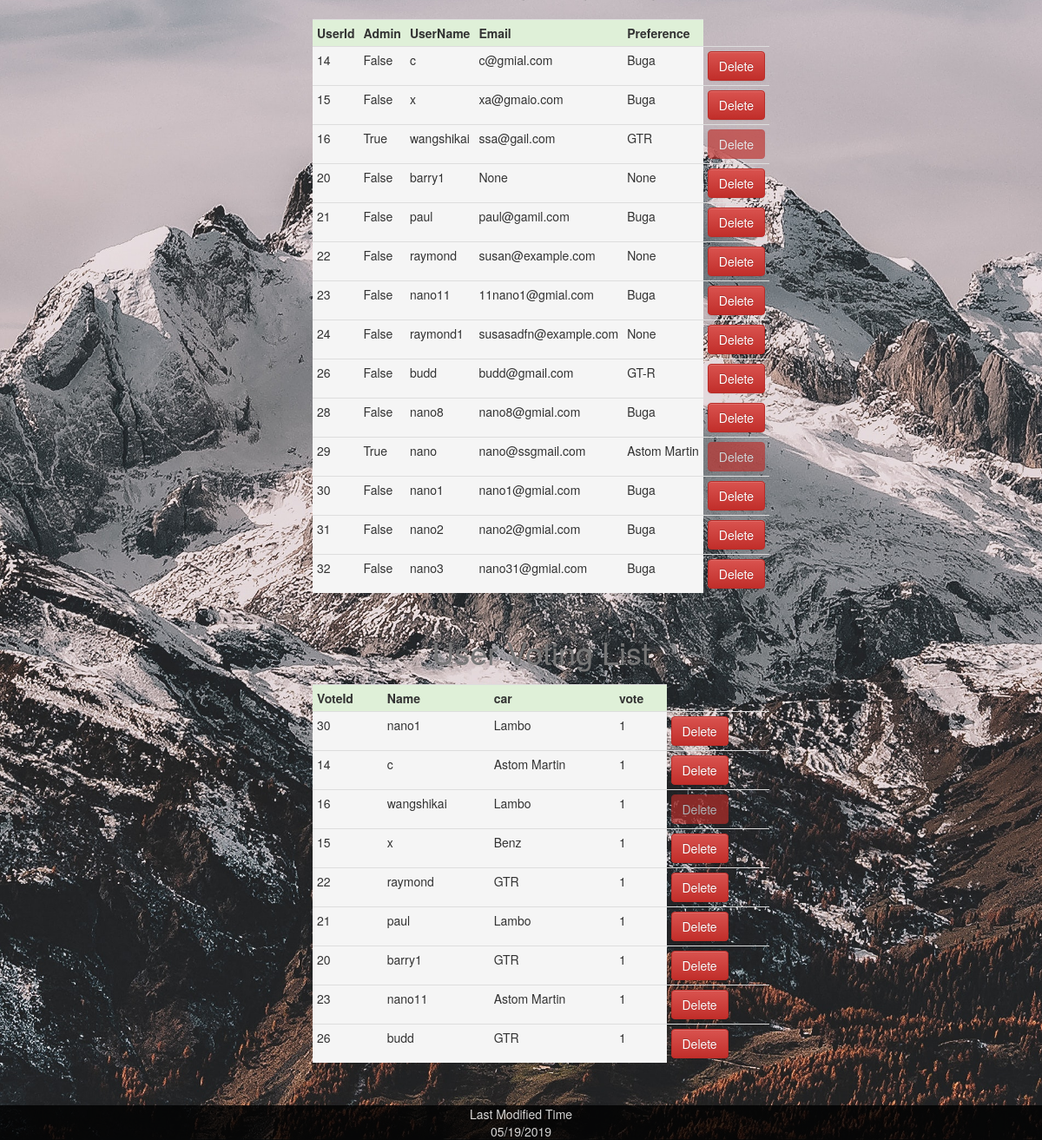
Page /hoster (signed in, lower part) on the earlier database version.
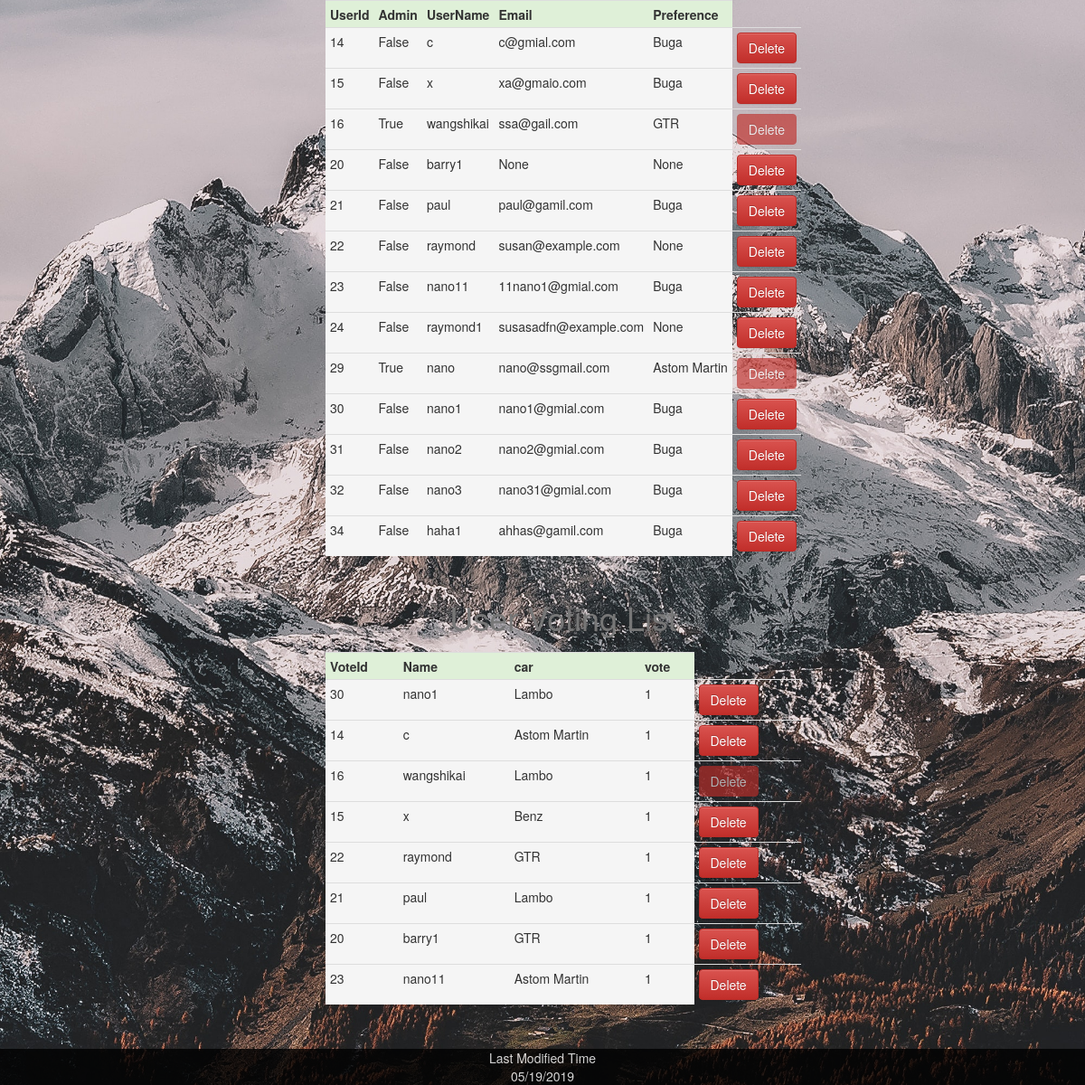
Same page on the later database version.
### app/models.py (models this page shows, shortened)
class User(UserMixin, db.Model):
    id = db.Column(db.Integer, primary_key=True)
    username = db.Column(db.String(64), index=True, unique=True)
    email = db.Column(db.String(120), index=True, unique=True)
    admin = db.Column(db.Boolean, default=False, nullable=False)
    preference = db.Column(db.String(320))
    password_hash = db.Column(db.String(128))
    record_id = relationship("Record", backref="user", lazy="dynamic")
    choice_id = relationship("Choice", backref="user", lazy="dynamic")
    def __repr__(self):
        return '{}'.format(self.username)

class Choice(db.Model):
    id = db.Column(db.Integer, primary_key=True)
    chooseSeries = db.Column(db.String, db.ForeignKey('brand.carSeries'))
    vote = db.Column(db.Integer, default=False, nullable=False)
    UserId = db.Column(db.Integer, db.ForeignKey('user.id'), unique=True)

### app/routes.py (the view)
@app.route('/hoster')
@login_required
def hoster():
    if current_user.admin == True:
        users = User.query.all()
        choose = db.session.query(Choice).join(User)
        name = db.session.query(User).join(Choice)
        return render_template('admin.html', users=users, choose=choose, name=name)
    else:
        flash("Can't not access admin page directly")
        return redirect(url_for('index'))

### app/models.py (called while the page is built)
@login.user_loader
def load_user(id):
    return User.query.get(int(id))

### app/routes.py (called while the page is built)
@app.context_processor
def override_url_for():
    return dict(url_for=dated_url_for)

def dated_url_for(endpoint, **values):
    if endpoint == 'static':
        filename = values.get('filename', None)
        if filename:
            file_path = os.path.join(app.root_path,
                                     endpoint, filename)
            values['q'] = int(os.stat(file_path).st_mtime)
    return url_for(endpoint, **values)

### app/templates/admin.html (shortened to what this page needs)
{% extends "base.html" %}
{% block content %}
<div class="info">
<table class="table table-condensed">
        <caption style="text-align: center"><h1>User Information</h1></caption>
    <tr>
        <th class="success">UserId</th>
        <th class="success">Admin</th>
        <th class="success">UserName</th>
        <th class="success">Email</th>
        <th class="success">Preference</th>
    </tr>
    <tr>
            {% for user in users %}
            <tr>
                <td class="active">{{user.id}}</td>
                <td class="active">{{user.admin}}</td>
                <td class="active">{{user.username}}</td>
                <td  class="active">{{user.email}}</td>
                <td  class="active">{{user.preference}}</td>
                <form action="{{url_for('delete_user', id=user.id )}}" method="post" >
                {% if user.admin==True %}
                <td><button type="submit"  class="btn btn-danger" value="Delete" disabled>Delete</button></td>
                {% else %}
                <td><button type="submit"  class="btn btn-danger" value="Delete" >Delete</button></td>
                {% endif %}
            </form>
            </tr>
            {% endfor %}
    </tr>
</table>
<table class="table table-condensed">
    <caption style="text-align: center"><h1>User Voting List</h1></caption>
    <tr>
        <th class="success">VoteId</th>
        <th class="success">Name</th>
        <th class="success">car</th>
        <th class="success">vote</th>
    </tr>
    <tr>
            {% for c in choose %}
            <tr>
                <td class="active">{{c.UserId}}</td>
                <td class="active">{{c.user.username}}</td>
                <td class="active">{{c.chooseSeries}}</td>
                <td class="active">{{c.vote}}</td>
                <form action="{{url_for('delete_user', id=c.UserId )}}" method="post" >
                {% if c.user.admin==True %}
                <td><button type="submit"  class="btn btn-danger" value="Delete" disabled>Delete</button></td>
                {% else %}
                <td><button type="submit"  class="btn btn-danger" value="Delete" >Delete</button></td>
                {% endif %}
            </form>
            </tr>
            {% endfor %}
    </tr>
</table>
<br>
<br>
<br>
<br>
</div>
{% endblock %}

### app/templates/base.html (shortened to what this page needs)
<!DOCTYPE html>
<html lang="en">
    <head>
        <link rel="stylesheet" type="text/css" href="{{ url_for('static', filename='style.css' )  }}">
        <link rel="stylesheet" href="https://maxcdn.bootstrapcdn.com/bootstrap/3.3.7/css/bootstrap.min.css" >
        <link rel="stylesheet" href="https://maxcdn.bootstrapcdn.com/bootstrap/3.3.7/css/bootstrap-theme.min.css">
        <link href="https://stackpath.bootstrapcdn.com/font-awesome/4.7.0/css/font-awesome.min.css" rel="stylesheet">
    </head>
    <body>
        {% block content %}{% endblock %}
    </body>
    <footer>
    </footer>
</html>

### app/static/style.css (style rules this page uses)
body { background: url('Photo/mountain.jpg'); background-repeat: no-repeat; background-size: cover; height: 100%; background-attachment: fixed; margin: 0; padding: 0; font-family: poppins; }
.info { position: absolute; top: 20%; left: 30%; }
footer { background: black; clear: both; position: fixed; bottom: 0; height: 40px; width: 100%; color: white; text-align: center; opacity: .8; }
.table { position: relative; top: 10px; }

Differences in the rows shown:
removed User: id "26", admin "False", username "budd", email "budd@gmail.com", preference "GT-R", shows "Delete"
removed User: id "28", admin "False", username "nano8", email "nano8@gmial.com", preference "Buga", shows "Delete"
no longer on this page (row edited): Choice: UserId "26", user.username "budd", chooseSeries "GTR", vote "1", shows "Delete"
added User: id "34", admin "False", username "haha1", email "ahhas@gamil.com", preference "Buga", shows "Delete"
